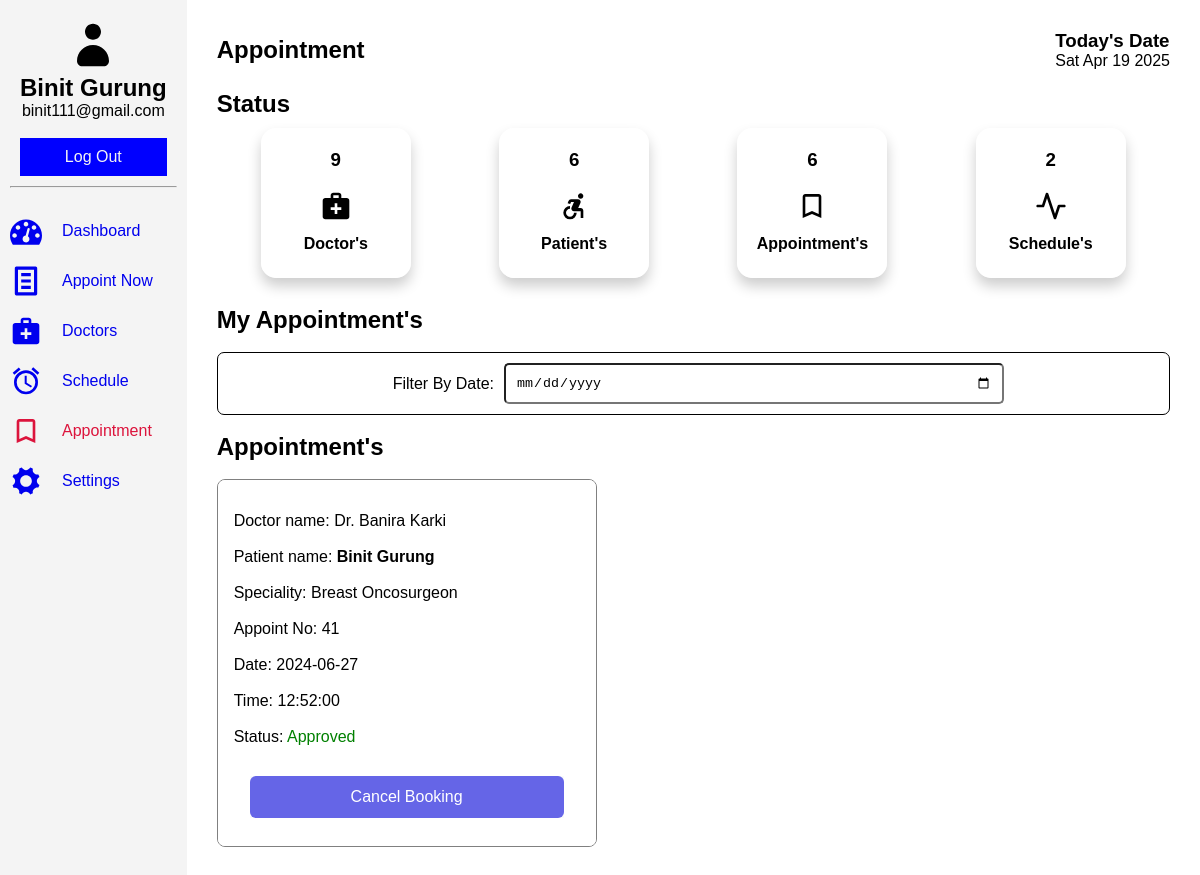
The page /patient/appoint.php (signed in) on the database as committed earlier.
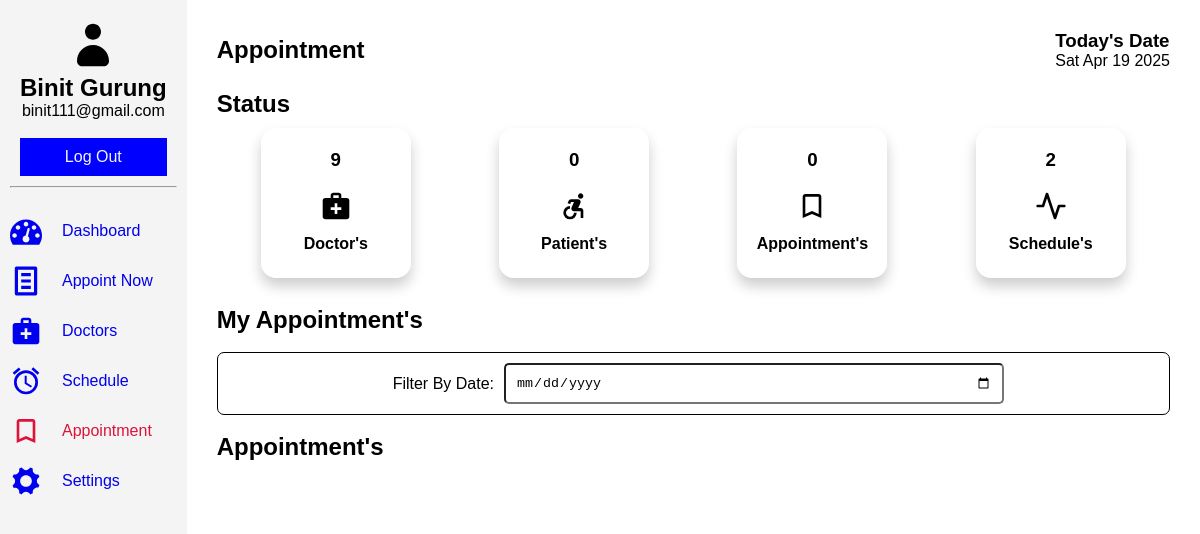
The same page on the database as committed later.
### tables this page shows
CREATE TABLE `appointment` (
  `id` int(11) NOT NULL,
  `fullname` varchar(255) NOT NULL,
  `email` varchar(255) NOT NULL,
  `phone` varchar(60) NOT NULL,
  `bg` varchar(60) NOT NULL,
  `address` varchar(255) NOT NULL,
  `sid` int(11) NOT NULL,
  `did` int(11) NOT NULL,
  `date` date NOT NULL,
  `time` time NOT NULL,
  `status` tinyint(2) DEFAULT 0
);

CREATE TABLE `doctor` (
  `id` int(11) NOT NULL,
  `fname` varchar(60) NOT NULL,
  `email` varchar(60) NOT NULL,
  `password` varchar(60) NOT NULL,
  `phone` varchar(60) NOT NULL,
  `image_name` varchar(255) NOT NULL,
  `image_path` varchar(255) NOT NULL,
  `sid` int(11) DEFAULT NULL,
  `created_at` timestamp NULL DEFAULT current_timestamp()
);

CREATE TABLE `specialities` (
  `id` int(11) NOT NULL,
  `title` varchar(60) NOT NULL,
  `description` text NOT NULL,
  `image_name` varchar(60) NOT NULL,
  `image_path` varchar(255) NOT NULL,
  `created_at` timestamp NULL DEFAULT current_timestamp()
);

### patient/appoint.php (the view, shortened to what the changed rows need)
<?php
    include('../connection.php');
    $useremail = $_SESSION["username_patient"];
    $usql = "SELECT fullname FROM register where email='$useremail';";
    $uresult = mysqli_query($conn, $usql);
    $urow = mysqli_fetch_assoc($uresult);
    $sql = "SELECT ap.id, ap.fullname, ap.email, ap.phone, ap.bg, ap.address, sp.title, doc.fname, ap.date, ap.time, ap.status from appointment as ap INNER JOIN specialities as sp ON ap.sid = sp.id INNER JOIN doctor as doc ON ap.did = doc.id where ap.email='$useremail';";
    $result = mysqli_query($conn, $sql);
?>
<!DOCTYPE html>
<html lang="en">
<head>
    <link rel="stylesheet" href="../assets/dash1.css">
</head>
<body>
    <section class="dashboard">
        <div class="sidebar">
            <header>
                <h1><?php echo $urow['fullname']; ?></h1>
                <p><?php echo ''. $_SESSION['username_patient']. ''; ?></p><br>
            </header>
        </div>
        <section class="main">
            <div class="head">
                <div class="head-bar">
                    <h2>Appointment</h2>
                </div>
                <div class="date-container">
                    <h1>Today's Date</h1>
                </div>
            </div>
            <div class="status">
                <div class="status-bar">
                    <h2>Status</h2>
                </div>
                <div class="dash-collection">
                    <div class="doc">
                        <?php
                            $psql = "SELECT * FROM patient";
                            $presult = mysqli_query($conn, $psql);
                            if($prow = mysqli_num_rows($presult)){
                                echo '<h3>'.$prow.'</h3>';
                            }else{
                                echo '<h3>0</h3>';
                            }
                        ?>
                        <svg class="icon icon-accessible_forward"><use xlink:href="#icon-accessible_forward"></use></svg><br>
                        <h4>Patient's</h4><br>
                    </div>
                    <div class="doc">
                        <?php
                            $asql = "SELECT * FROM appointment";
                            $aresult = mysqli_query($conn, $asql);
                            if($arow = mysqli_num_rows($aresult)){
                                echo '<h3>'.$arow.'</h3>';
                            }else{
                                echo '<h3>0</h3>';
                            }
                        ?>
                        <svg class="icon icon-bookmark_outline"><use xlink:href="#icon-bookmark_outline"></use></svg><br>
                        <h4>Appointment's</h4><br>
                    </div>
                </div>
            </div><br>
            <h2>My Appointment's</h2><br>
            <br>
            <div class="sessions">
                <h2> Appointment's</h2><br>
                <div class="cards" id="cards">
                    <?php
                        while($row = mysqli_fetch_assoc($result)){
                    ?>
                    <div class="card">
                        <div class="title">
                            <div class="content">
                                <p>Doctor name: <?php echo $row['fname']; ?></p><br>
                                <p>Patient name: <b><?php echo $row['fullname']; ?></p><br></b>
                                <p>Speciality: <?php echo $row['title'];?></p><br>
                                <p>Appoint No: <?php echo $row['id']; ?> </p><br>
                                <p>Date: <?php echo $row['date']; ?></p><br>
                                <p>Time: <?php echo $row['time']; ?></p><br>
                                <p>Status: <span style="<?php echo ($row['status'] == 1) ? 'color: green;' : (($row['status'] == 2) ? 'color: blue;' : 'color: red;') ;?>"><?php echo ($row['status'] == 1) ? "Approved" : (($row['status'] == 2) ? "Checked" : "Pending");?></span></p><br>
                            </div>
                            <div class="actions">
                                <button class="book" type="submit"><a href="../patient/appointment/cancel.php?cancelid=<?php echo $row['id']; ?>">Cancel Booking</a></button>
                            </div>
                        </div>
                    </div>
                <?php
                    }
                ?>
                </div>
            </div>
        </section>
    </section>
</body>
</html>

Rows that differ between the two databases and show on the page:
removed appointment: did.fname "Dr. Banira Karki", fullname "Binit Gurung", sid.title "Breast Oncosurgeon", id "41", date "2024-06-27", time "12:52:00", status "Approved"
Other text that changed with them:
$prow: "6" → (not shown)
$arow: "6" → (not shown)
text now shown: "0 0"
